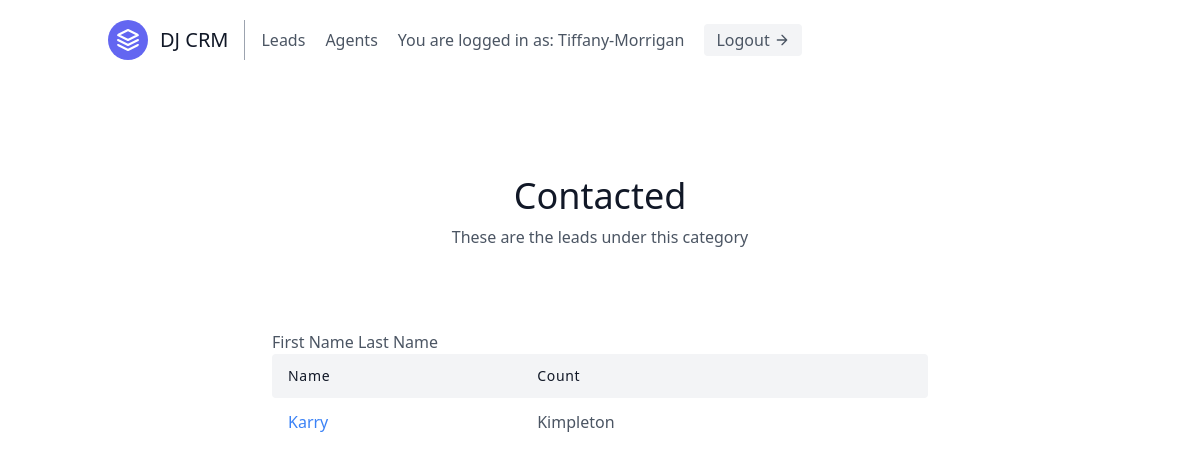
Page /leads/categories/1/ (signed in) on the committed database.
### leads/models.py (models this page shows, shortened)
class User(AbstractUser):
    is_organiser = models.BooleanField(default=True)
    is_agent = models.BooleanField(default=False)

class Category(models.Model):
    name = models.CharField(max_length=30) # New, Contacted, Converted, Unconverted
    organisation = models.ForeignKey(UserProfile, on_delete=models.CASCADE)

class Lead(models.Model):
    first_name = models.CharField(max_length=20)
    last_name = models.CharField(max_length=20)
    age = models.IntegerField(default=0)
    organisation = models.ForeignKey(UserProfile, on_delete=models.CASCADE)
    agent = models.ForeignKey("Agent", null=True, blank=True, on_delete=models.SET_NULL) #CASCADE
    category = models.ForeignKey("Category", related_name="leads", null=True, blank=True, on_delete=models.SET_NULL)
    description = models.TextField()
    date_added = models.DateTimeField(auto_now_add=True)
    phone_number = models.CharField(max_length=20)
    email = models.EmailField()

### leads/views.py (the view)
# urls.py: path('categories/<int:pk>/', CategoryDetailView.as_view(), name='category-detail'),
class CategoryDetailView(LoginRequiredMixin, generic.DetailView):
    template_name = "leads/category_detail.html"
    context_object_name = "category"
    def get_queryset(self):
        user = self.request.user
        if user.is_organiser:
            queryset = Category.objects.filter(
                organisation=user.userprofile,
            )
        else:
            queryset = Category.objects.filter(
                organisation=user.agent.organisation,
            )
        return queryset

### leads/templates/leads/category_detail.html (shortened to what this page needs)
{% extends "base.html" %}
{% block content %}
<section class="text-gray-600 body-font">
  <div class="container px-5 py-24 mx-auto">
    <div class="flex flex-col text-center w-full mb-20">
      <h1 class="sm:text-4xl text-3xl font-medium title-font mb-2 text-gray-900">{{ category.name }}</h1>
      <p class="lg:w-2/3 mx-auto leading-relaxed text-base">
      These are the leads under this category
      </p>
    </div>
    <div class="lg:w-2/3 w-full mx-auto overflow-auto">
      <table class="table-auto w-full text-left whitespace-no-wrap">
        <thead>
          <tr>
            <th class="px-4 py-3 title-font tracking-wider font-medium text-gray-900 text-sm bg-gray-100 rounded-tl rounded-bl">Name</th>
            <th class="px-4 py-3 title-font tracking-wider font-medium text-gray-900 text-sm bg-gray-100">Count</th>
            <th class="w-10 title-font tracking-wider font-medium text-gray-900 text-sm bg-gray-100 rounded-tr rounded-br"></th>
          </tr>
        </thead>
        <tbody>
            {% for lead in category.leads.all %}
                <tr>
                    <td class="px-4 py-3">
                        <a class="text-blue-500" href="{% url 'leads:lead-detail' lead.pk %}">{{ lead.first_name }}</a>
                    </td>
                    <td class="px-4 py-3">{{ lead.last_name }}</td>
                </tr>
            {% endfor %}
        </tbody>
      </table>
    </div>
  </div>
</section>
{% endblock content %}

### templates/navbar.html (shortened to what this page needs)
<header class="text-gray-600 body-font">
  <div class="container mx-auto flex flex-wrap p-5 flex-col md:flex-row items-center">
    <a class="flex title-font font-medium items-center text-gray-900 mb-4 md:mb-0">
      <svg xmlns="http://www.w3.org/2000/svg" fill="none" stroke="currentColor" stroke-linecap="round" stroke-linejoin="round" stroke-width="2" class="w-10 h-10 text-white p-2 bg-indigo-500 rounded-full" viewBox="0 0 24 24">
        <path d="M12 2L2 7l10 5 10-5-10-5zM2 17l10 5 10-5M2 12l10 5 10-5"></path>
      </svg>
      <span class="ml-3 text-xl">DJ CRM</span>
    </a>
    <nav class="md:mr-auto md:ml-4 md:py-1 md:pl-4 md:border-l md:border-gray-400	flex flex-wrap items-center text-base justify-center">
        {% if not request.user.is_authenticated %}
          <a href="{% url 'signup' %}" class="mr-5 hover:text-gray-900">Signup</a>
        {% else %}
          {% if request.user.is_organiser %}
          <a href="{% url 'leads:lead-list' %}" class="mr-5 hover:text-gray-900">Leads</a>
          {% endif %}
          <a href="{% url 'agents:agent-list' %}" class="mr-5 hover:text-gray-900">Agents</a>
        {% endif %}
        {% if request.user.is_authenticated %}
          You are logged in as: {{ request.user.username }}
        <a href="{% url 'logout' %}" class="ml-5 inline-flex items-center bg-gray-100 border-0 py-1 px-3 focus:outline-none hover:bg-gray-200 rounded text-base mt-4 md:mt-0">
        Logout
            <svg fill="none" stroke="currentColor" stroke-linecap="round" stroke-linejoin="round" stroke-width="2" class="w-4 h-4 ml-1" viewBox="0 0 24 24">
            <path d="M5 12h14M12 5l7 7-7 7"></path>
            </svg>
    </a>
        {% endif %}
  </div>
</header>

### rows in the picture
User: user.username "Tiffany-Morrigan"
Category: name "Contacted"
Lead: first_name "Karry", last_name "Kimpleton"
